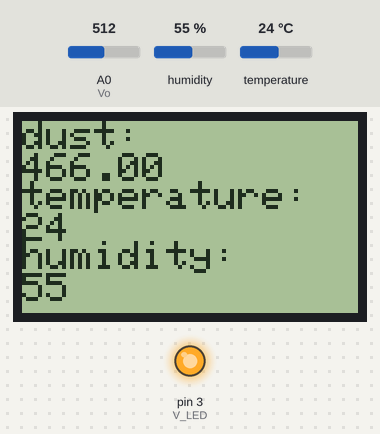
Recording of a sketch running on a simulated Arduino Uno, built with avr-gcc and run on an emulated ATmega328P. On the bench: 84×48 one-colour display, output pins drawn as LEDs (lit = HIGH). The test bench sets the inputs (shaded band); at power-on: humidity 55 %, A0 (Vo) = 512, temperature 24 °C.

Above: at 5.9 s.
6.0 s: humidity set to 22 %
At 10.9 s:
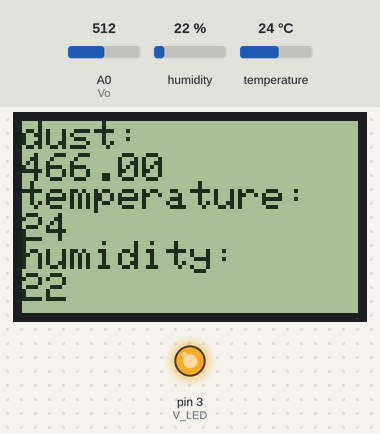
12.1 s: A0 (Vo) set to 716
At 16.8 s:
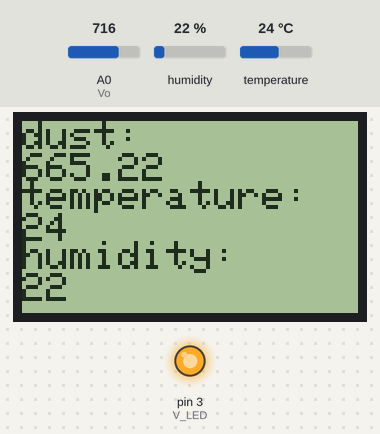
18.2 s: temperature set to 12 °C
At 21.5 s:
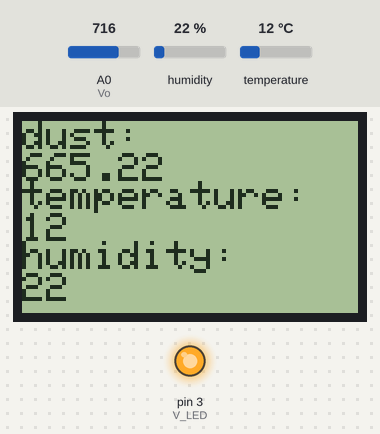
24.3 s: A0 (Vo) set to 900
At 26.1 s:
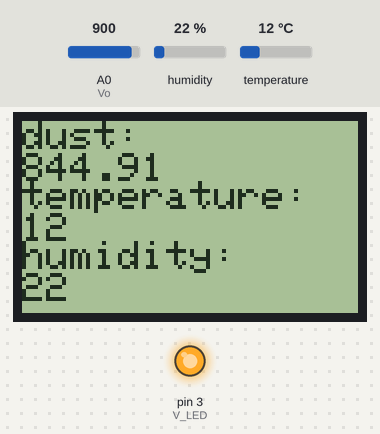
30.4 s: humidity set to 40 %
At 32.0 s:
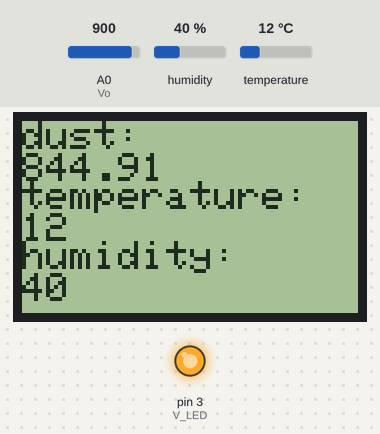
36.5 s: A0 (Vo) set to 1023
At 41.3 s:
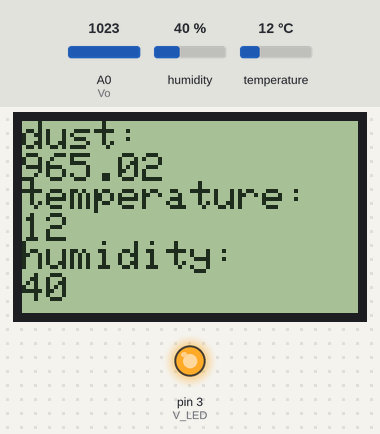
Timing chart, 0 to 42.8 s (numbered marks = the images above; inputs shaded):
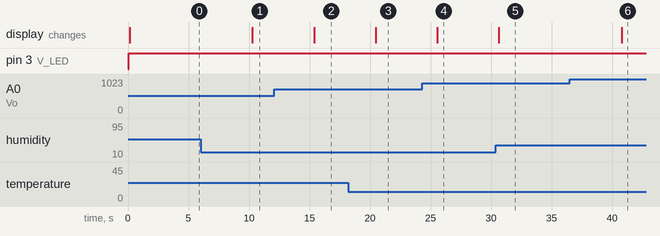

Measured:
- after the input at 6.0 s, the display: changes after 4.3 s (image 1)
- after the input at 12.1 s, the display: changes after 3.3 s (image 2)
- after the input at 18.2 s, the display: changes after 2.3 s (image 3)
- after the input at 24.3 s, the display: changes after 1.2 s (image 4)
- after the input at 30.4 s, the display: changes after 0.23 s (image 5)
- after the input at 36.5 s, the display: changes after 4.3 s (image 6)

The sketch:

Sub_Device.ino
```cpp
// Sub Device 2 : Arduino Uno Board Code

#include <DHT.h>
#include <Adafruit_GFX.h>
#include <Adafruit_PCD8544.h>
#include <SoftwareSerial.h>

#define DHTPIN 2
#define DHTTYPE DHT11

#define BT_Rx 4
#define BT_Tx 5

#define Vo A0
#define V_LED 3

#define sampling_time 280
#define delta_time 40
#define sleep_time 9680

DHT dht(DHTPIN, DHTTYPE);

SoftwareSerial BTserial(BT_Rx,BT_Tx);

float dust_measure;
float dust_density;

Adafruit_PCD8544 display = Adafruit_PCD8544(8, 9, 10, 11, 12);
// pin 8 - 시리얼 클럭 출력핀 (SCLK)
// pin 9 - 시리얼 데이터 출력핀 (DIN)
// pin 10 - 데이터/커맨드 설정핀 (D/C)
// pin 11 - LCD칩 설정 핀 (CS/CE)
// pin 12 - LCD 리셋 핀 (RST)

void dust_calc(){
  digitalWrite(V_LED,LOW);
  delayMicroseconds(sampling_time);
  dust_measure = analogRead(Vo);

  delayMicroseconds(delta_time);
  digitalWrite(V_LED,HIGH);

  delayMicroseconds(sleep_time);

  dust_measure = dust_measure * 5.0 / 1024.0;
  dust_density = (dust_measure - 0.17) / 0.005;
}

void setup()
{
  Serial.begin(9600);
  BTserial.begin(9600);

  dht.begin();

  pinMode(Vo,INPUT);
  pinMode(V_LED,OUTPUT);

  display.begin();
  display.setContrast(50);
  display.clearDisplay();

  display.setTextSize(1);
  display.setTextColor(BLACK);
  display.setCursor(0,0);
  display.print("dust: ");
  display.print("");
  display.setCursor(0,15);
  display.println("temperature: ");
  display.print("");
  display.setCursor(0,30);
  display.println("humidity: ");
  display.print("");
  display.display();
}

void loop()
{
    String send_data = "";

    int humi = dht.readHumidity();
    int temp = dht.readTemperature();

    dust_calc();

    send_data += "dust2=";
    send_data += (String)dust_density;
    send_data += "&temp2=";
    send_data += (String)temp;
    send_data += "&humi2=";
    send_data += (String)humi;

    char buf[send_data.length() + 1]= { 0 };

    send_data.toCharArray(buf,send_data.length()+1);


    display.clearDisplay();
    display.setTextSize(1);
    display.setTextColor(BLACK,WHITE);
    display.setCursor(0,0);
    display.println("dust: ");
    display.print(dust_density);
    display.setCursor(0,15);
    display.println("temperature: ");
    display.print(temp);
    display.setCursor(0,30);
    display.println("humidity: ");
    display.print(humi);
    display.display();

    for(int i=0; i < sizeof(buf) ;i++){
      BTserial.write(buf[i]);
    }

    delay(5000);
}
```
